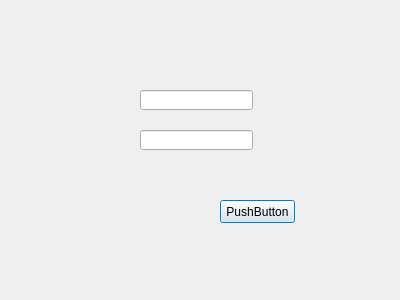
<?xml version="1.0" encoding="UTF-8"?>
<ui version="4.0">
 <class>verif</class>
 <widget class="QDialog" name="verif">
  <property name="geometry">
   <rect>
    <x>0</x>
    <y>0</y>
    <width>400</width>
    <height>300</height>
   </rect>
  </property>
  <property name="windowTitle">
   <string>Dialog</string>
  </property>
  <widget class="QLineEdit" name="lineEdit">
   <property name="geometry">
    <rect>
     <x>140</x>
     <y>90</y>
     <width>113</width>
     <height>20</height>
    </rect>
   </property>
  </widget>
  <widget class="QLineEdit" name="lineEdit_2">
   <property name="geometry">
    <rect>
     <x>140</x>
     <y>130</y>
     <width>113</width>
     <height>20</height>
    </rect>
   </property>
  </widget>
  <widget class="QPushButton" name="pushButton">
   <property name="geometry">
    <rect>
     <x>220</x>
     <y>200</y>
     <width>75</width>
     <height>23</height>
    </rect>
   </property>
   <property name="text">
    <string>PushButton</string>
   </property>
  </widget>
 </widget>
 <resources/>
 <connections/>
</ui>
